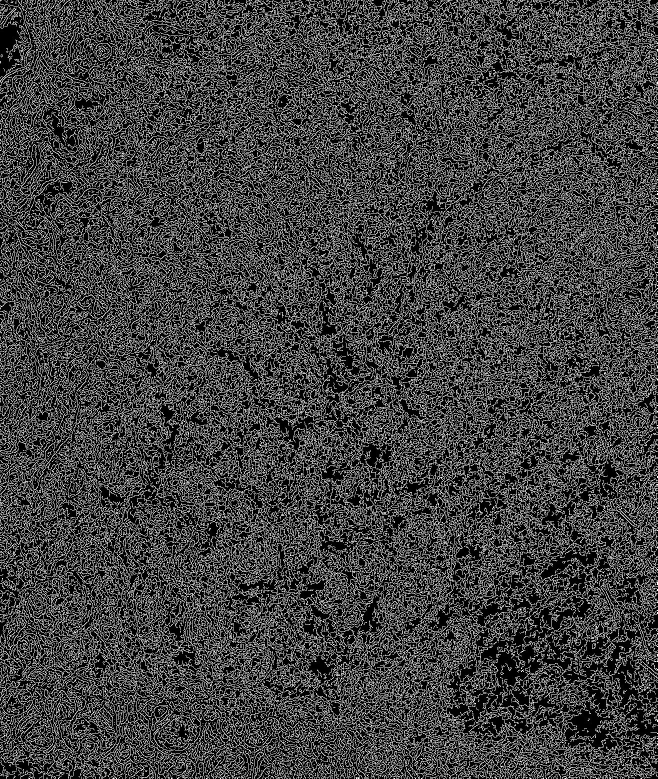
#> input picture noseDist/extra/co93_11.jpg, 1315 x 1557 px, found by its file name (shown at 1/2 size)
$ python template.py
#> lines starting #> are read from the running program, lines starting #| are printed output that depends on the picture
import cv2
import os
import numpy as np

def match_pattern_in_folders(root_directory, template_path, threshold=0.85):
    # Read the template
#> called with root_directory = 'E:\\AI\\Extra\\gitCheck\\main\\noseDist/', threshold = 0.85
    template = cv2.imread(template_path)
#> template is the input picture: shape (1557, 1315, 3); min 0, max 255, mean 65.6

    if template is None:
        print("Error: Unable to read the template image.")
        return None

    # Convert the template to grayscale
    template_gray = cv2.cvtColor(template, cv2.COLOR_BGR2GRAY)

    # Iterate through folders in the root directory
    for folder_name in os.listdir(root_directory):
        folder_path = os.path.join(root_directory, folder_name)

        if os.path.isdir(folder_path):
            # Iterate through images in the folder
            for filename in os.listdir(folder_path):
                if filename.endswith(('.jpg', '.jpeg', '.png')):  # Adjust file extensions as needed
                    image_path = os.path.join(folder_path, filename)

                    # Read the main image
                    main_image = cv2.imread(image_path)
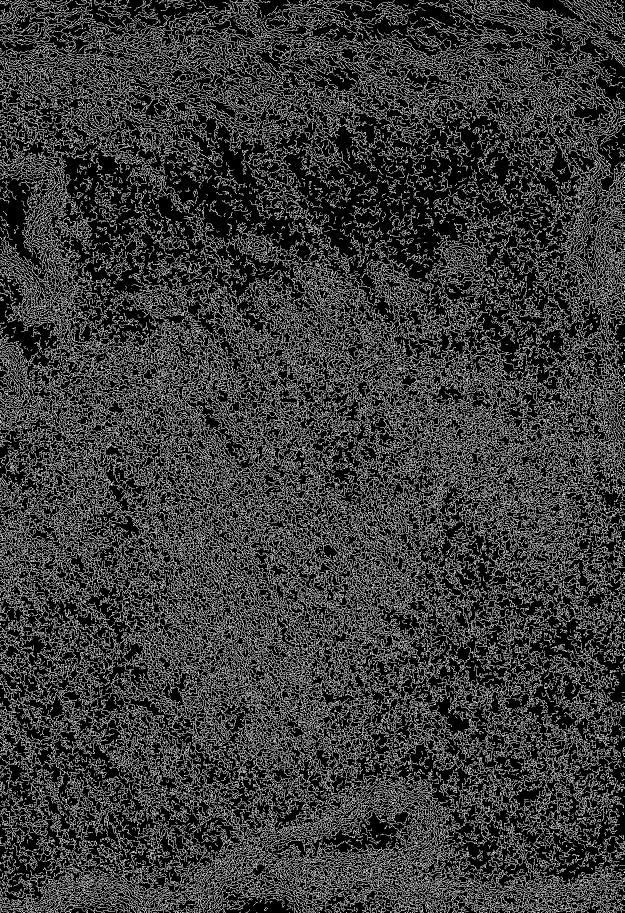
#> input picture noseDist/extra/co88_1.jpg, 1249 x 1826 px, found by its file name (shown at 1/2 size)
#> main_image is the input picture: shape (1826, 1249, 3); min 0, max 255, mean 58.5

                    if main_image is not None:
                        # Resize the template to match the dimensions of the main image
                        template_resized = cv2.resize(template_gray, (main_image.shape[1], main_image.shape[0]))
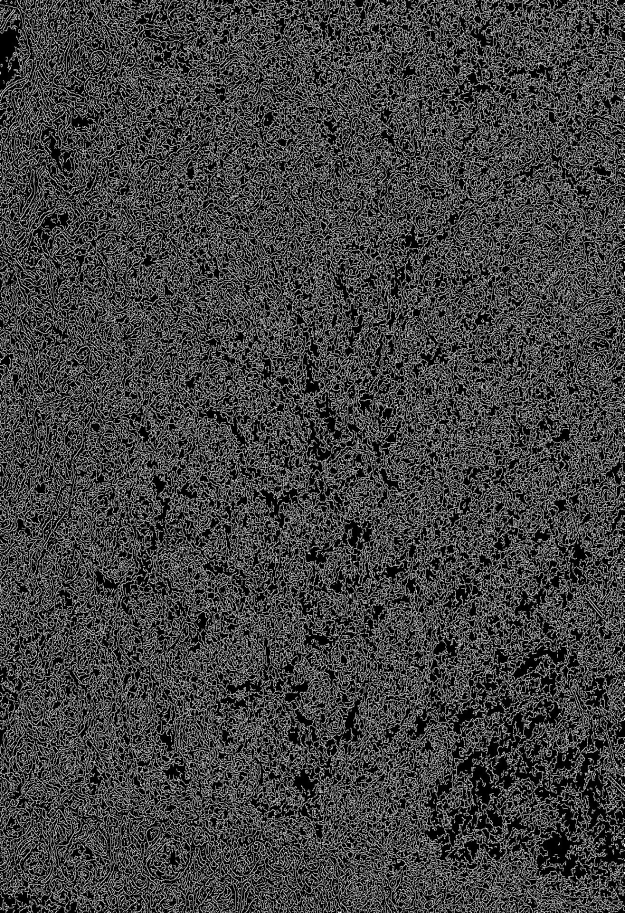
#> template_resized: shape (1826, 1249) (shown at 1/2 size); min 0, max 255, mean 65.5

                        # Convert the main image to grayscale
                        main_gray = cv2.cvtColor(main_image, cv2.COLOR_BGR2GRAY)

                        # Match the resized template using cv2.matchTemplate
                        result = cv2.matchTemplate(main_gray, template_resized, cv2.TM_CCOEFF_NORMED)
#> result = [0.00062]

                        # Get the maximum correlation coefficient
                        max_val = np.max(result)
#> max_val = 0.00062

                        # If match is found above the threshold, print the folder name
                        if max_val >= threshold:
                            print(f"Pattern matched in folder: {folder_name} (Image: {filename}, Match Percentage: {max_val * 100}%)")

                        else:
                            print('no match found')

# Example usage
# root_directory = r'E:\AI\Extra\gitCheck\main\muzzles\destination_folder/'  # Replace with the actual path
root_directory = r'E:\AI\Extra\gitCheck\main\noseDist/'  # Replace with the actual path
template_path = r'E:\AI\Extra\gitCheck\main\noseDist\extra/co93_11.jpg'  # Replace with the actual path

match_pattern_in_folders(root_directory, template_path)
